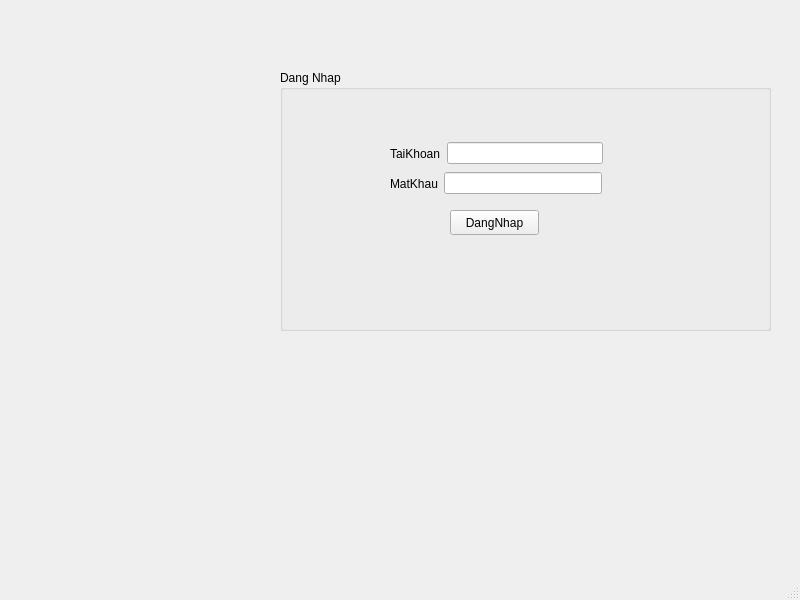
<?xml version="1.0" encoding="UTF-8"?>
<ui version="4.0">
 <class>Login</class>
 <widget class="QMainWindow" name="Login">
  <property name="geometry">
   <rect>
    <x>0</x>
    <y>0</y>
    <width>800</width>
    <height>600</height>
   </rect>
  </property>
  <property name="windowTitle">
   <string>Login</string>
  </property>
  <widget class="QWidget" name="centralwidget">
   <widget class="QGroupBox" name="groupBox">
    <property name="geometry">
     <rect>
      <x>280</x>
      <y>70</y>
      <width>491</width>
      <height>261</height>
     </rect>
    </property>
    <property name="title">
     <string>Dang Nhap</string>
    </property>
    <widget class="QPushButton" name="pushButton">
     <property name="geometry">
      <rect>
       <x>170</x>
       <y>140</y>
       <width>89</width>
       <height>25</height>
      </rect>
     </property>
     <property name="text">
      <string>DangNhap</string>
     </property>
    </widget>
    <widget class="QWidget" name="layoutWidget">
     <property name="geometry">
      <rect>
       <x>110</x>
       <y>70</y>
       <width>213</width>
       <height>27</height>
      </rect>
     </property>
     <layout class="QHBoxLayout" name="horizontalLayout">
      <item>
       <widget class="QLabel" name="label_2">
        <property name="text">
         <string>TaiKhoan</string>
        </property>
       </widget>
      </item>
      <item>
       <widget class="QLineEdit" name="lineEdit_username"/>
      </item>
     </layout>
    </widget>
    <widget class="QWidget" name="layoutWidget_2">
     <property name="geometry">
      <rect>
       <x>110</x>
       <y>100</y>
       <width>212</width>
       <height>27</height>
      </rect>
     </property>
     <layout class="QHBoxLayout" name="horizontalLayout_2">
      <item>
       <widget class="QLabel" name="label_3">
        <property name="text">
         <string>MatKhau</string>
        </property>
       </widget>
      </item>
      <item>
       <widget class="QLineEdit" name="lineEdit_password">
        <property name="echoMode">
         <enum>QLineEdit::Password</enum>
        </property>
       </widget>
      </item>
     </layout>
    </widget>
   </widget>
   <widget class="QLabel" name="label">
    <property name="geometry">
     <rect>
      <x>300</x>
      <y>330</y>
      <width>441</width>
      <height>17</height>
     </rect>
    </property>
    <property name="text">
     <string/>
    </property>
   </widget>
   <widget class="QLabel" name="label_4">
    <property name="geometry">
     <rect>
      <x>20</x>
      <y>70</y>
      <width>241</width>
      <height>221</height>
     </rect>
    </property>
    <property name="text">
     <string/>
    </property>
    <property name="pixmap">
     <pixmap>../image/none-avatar.png</pixmap>
    </property>
   </widget>
  </widget>
  <widget class="QMenuBar" name="menubar">
   <property name="geometry">
    <rect>
     <x>0</x>
     <y>0</y>
     <width>800</width>
     <height>22</height>
    </rect>
   </property>
  </widget>
  <widget class="QStatusBar" name="statusbar"/>
 </widget>
 <resources/>
 <connections/>
</ui>
